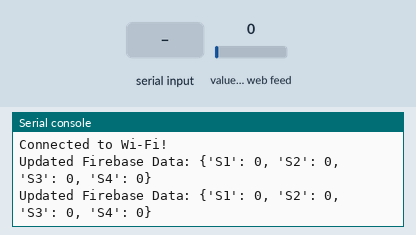
This program was run on a simulated Raspberry Pi Pico running MicroPython. On the bench: the last lines printed to the serial console. Inputs (shaded band) come from the test bench; at power-on: value of the web feed 0. WiFi joins after 1.5 s; requests to the public web service named in the program get a made-up reply in its usual format after 0.4 s (London, UTC, broken clouds, 64 % humidity, 1013 hPa unless stated).

Above: at 3.2 s.
3.3 s: "automatic\n" received over the second serial link
At 3.76 s:
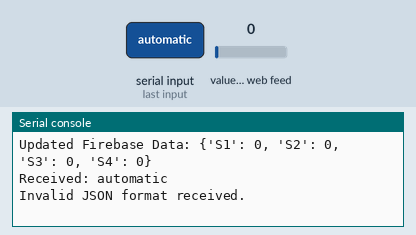
5.0 s: "{\n" received over the second serial link
At 5.26 s:
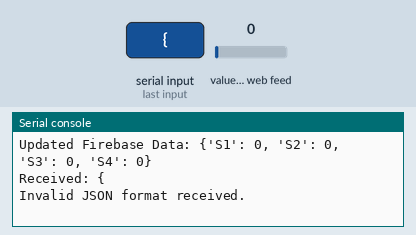
6.5 s: "}\n" received over the second serial link
At 6.77 s:
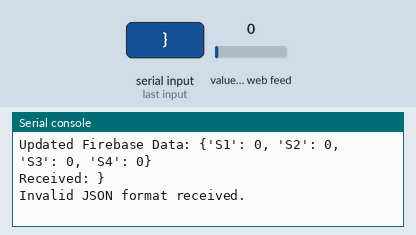
8.0 s: "light\n" received over the second serial link
At 8.27 s:
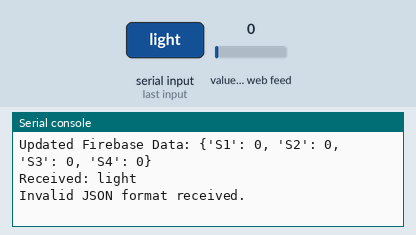
9.5 s: "x\n" received over the second serial link
At 9.77 s:
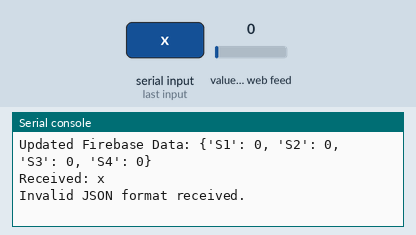
11.0 s: "y\n" received over the second serial link
At 11.28 s:
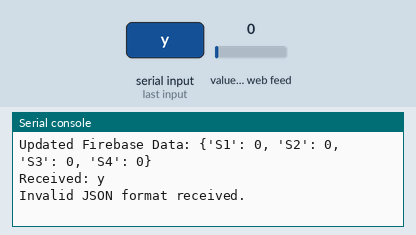

The program:

espSide_spy.py
```python
import network
import time
import urequests
import json


import machine
import ujson


# Firebase Database URL
FIREBASE_URL = "https://schooldatabase-63900-default-rtdb.firebaseio.com/main/86gQQY9K1Xc3CqQaQ6MUO9nu5472/rom1/light_parameter.json"
FIREBASE_URL_sc = "https://schooldatabase-63900-default-rtdb.firebaseio.com/main/86gQQY9K1Xc3CqQaQ6MUO9nu5472/rom1/scollers.json"
FIREBASE_URL_auto = "https://schooldatabase-63900-default-rtdb.firebaseio.com/main/86gQQY9K1Xc3CqQaQ6MUO9nu5472/rom1/buttons.json"

# Wi-Fi credentials
SSID = "swift_1989"
PASSWORD = "11111111"

# Define UART on ESP8266
uart = machine.UART(0, baudrate=115200)  # TX=GPIO1, RX=GPIO3 (default UART)

# Data to send
AUTO_MODE_TO_SEND = True
X_AXIS_TO_SEND = 0
Y_AXIS_TO_SEND = 0

# Data to receive
LIGHT_VALUES_TO_RECEIVE = [0, 0, 0, 0]
X_AXIS_TO_RECEIVE = 0
Y_AXIS_TO_RECEIVE = 0


def connect_to_wifi(ssid, password):
    wlan = network.WLAN(network.STA_IF)
    wlan.active(True)
    wlan.connect(ssid, password)
    print(f"Connecting to Wi-Fi SSID: {ssid}...")

    for _ in range(10):
        if wlan.isconnected():
            print("Connected to Wi-Fi!")
            print("Device IP:", wlan.ifconfig()[0])
            return True
        time.sleep(1)

    print("Failed to connect to Wi-Fi.")
    return False
# get light
def get_firebase_data_light():
    try:
        response = urequests.get(FIREBASE_URL)
        if response.status_code == 200:
            data = response.json()
            print("Firebase Data:", data)
            return data
        else:
            print("Failed to fetch data. HTTP Code:", response.status_code)
    except Exception as e:
        print("Error:", e)
    finally:
        response.close()


# set light
def set_firebase_data(S1, S2, S3, S4):
    new_data = {
        "S1": S1,
        "S2": S2,
        "S3": S3,
        "S4": S4
    }

    try:
        headers = {"Content-Type": "application/json"}
        response = urequests.patch(FIREBASE_URL, data=json.dumps(new_data), headers=headers)
        if response.status_code == 200:
            print("Updated Firebase Data:", new_data)
        else:
            print("Failed to update data. HTTP Code:", response.status_code)
    except Exception as e:
        print("Error:", e)
    finally:
        # Ensure response is closed only if it was successfully created
        try:
            response.close()
        except NameError:
            pass


#get slider:
def get_firebase_data_sc():
    try:
        response = urequests.get(FIREBASE_URL_sc)
        if response.status_code == 200:
            data = response.json()
            print("Firebase Data:", data)
            return data
        else:
            print("Failed to fetch data. HTTP Code:", response.status_code)
    except Exception as e:
        print("Error:", e)
    finally:
        response.close()


# set slider
def set_firebase_data_sl(x_axis, y_axis, sensitivity):
    new_data = {
        "X-axis": x_axis,        # Keep keys as expected in Firebase
        "Y-axis": y_axis,
        "sensitivity": sensitivity,
    }

    try:
        headers = {"Content-Type": "application/json"}
        response = urequests.patch(FIREBASE_URL_sc, data=json.dumps(new_data), headers=headers)
        if response.status_code == 200:
            print("Updated slider:", new_data)
        else:
            print("Failed to update data. HTTP Code:", response.status_code)
    except Exception as e:
        print("Error:", e)
    finally:
        try:
            response.close()
        except NameError:
            pass

#get auto:
def get_firebase_data_auto():
    global auto  # Access the global variable

    try:
        response = urequests.get(FIREBASE_URL_auto)
        if response.status_code == 200:
            data = response.json()
            print("Firebase Data:", data)

            # Update global variable based on fetched data
            auto = True if data.get("automatic") else False
            print("Auto Mode:", auto)

        else:
            print("Failed to fetch data. HTTP Code:", response.status_code)

    except Exception as e:
        print("Error:", e)

    finally:
        try:
            response.close()
        except NameError:
            pass


# data to send
def send_data():
    """Send data from ESP8266 to Pico W via UART"""
    global AUTO_MODE_TO_SEND, X_AXIS_TO_SEND, Y_AXIS_TO_SEND
    data = {
        "auto": AUTO_MODE_TO_SEND,
        "x": X_AXIS_TO_SEND,
        "y": Y_AXIS_TO_SEND
    }
    json_data = ujson.dumps(data) + "\n"  # Convert to JSON and add newline
    uart.write(json_data)


# data receive
def receive_data():
    """Receive data from Pico W and update global variables"""
    global LIGHT_VALUES_TO_RECEIVE, X_AXIS_TO_RECEIVE, Y_AXIS_TO_RECEIVE

    if uart.any():  # Check if data is available
        try:
            received = uart.readline()  # Read a line from UART
            if received:
                received = received.decode().strip()  # Decode and clean up

                print("Received:", received)  # Debug print

                # Ensure valid JSON
                if received.startswith("{") and received.endswith("}"):
                    data = ujson.loads(received)

                    # Update global variables if keys exist
                    LIGHT_VALUES_TO_RECEIVE = data.get("light", LIGHT_VALUES_TO_RECEIVE)
                    X_AXIS_TO_RECEIVE = data.get("x", X_AXIS_TO_RECEIVE)
                    Y_AXIS_TO_RECEIVE = data.get("y", Y_AXIS_TO_RECEIVE)

                    print(f"Updated Values - Light: {LIGHT_VALUES_TO_RECEIVE}, X: {X_AXIS_TO_RECEIVE}, Y: {Y_AXIS_TO_RECEIVE}")
                else:
                    print("Invalid JSON format received.")

        except Exception as e:
            print("UART Receive Error:", e)


# Main Function
def main():
    if connect_to_wifi(SSID, PASSWORD):
        print("Connected to Wi-Fi!")

        while True:
            receive_data()  # Check for UART data
            S1, S2, S3, S4 = LIGHT_VALUES_TO_RECEIVE[:4]
            set_firebase_data(S1, S2, S3, S4)  # Send data to Firebase

            time.sleep(0.1)  # Reduce delay to allow frequent UART checks
if __name__ == "__main__":
    main()
```

Measured:
- after the input at 3.3 s, the serial console: prints a new line after 0.21 s (image 1)
- after the input at 5.0 s, the serial console: prints a new line at once (image 2)
- after the input at 6.5 s, the serial console: prints a new line at once (image 3)
- after the input at 8.0 s, the serial console: prints a new line at once (image 4)
- after the input at 9.5 s, the serial console: prints a new line at once (image 5)
- after the input at 11.0 s, the serial console: prints a new line at once (image 6)
